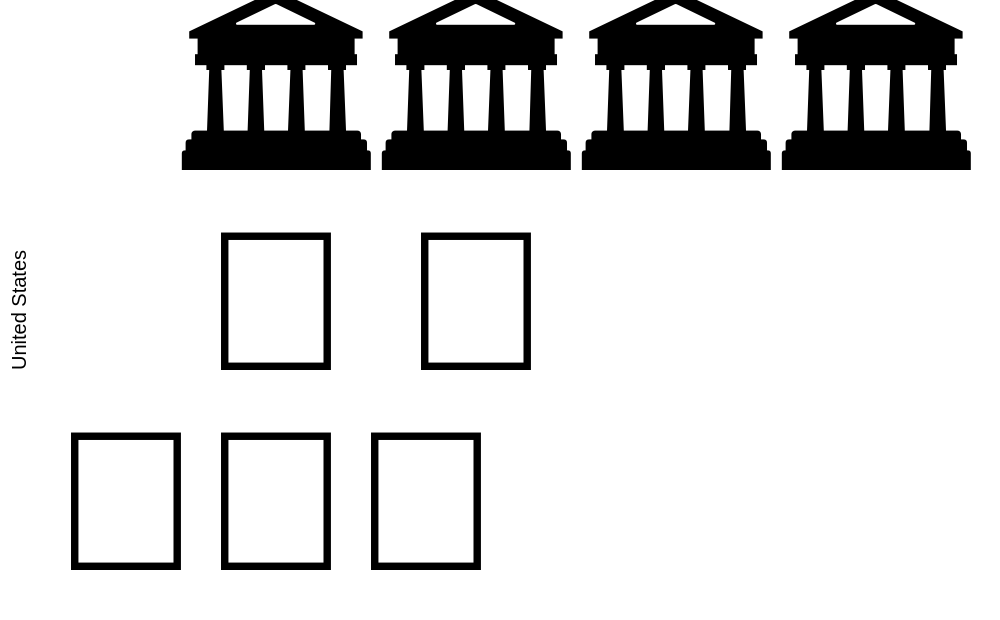

Express this chart as Vega-Lite.
### Vega-Lite specification from a JSON file in a GitHub repository (floating-point values rounded to 4 significant figures)
{"$schema": "https://vega.github.io/schema/vega-lite/v4.json", "config": {"view": {"stroke": ""}}, "width": 400, "height": 300, "data": {"values": [{"country": "United States", "category": "University"}, {"country": "United States", "category": "University"}, {"country": "United States", "category": "University"}, {"country": "United States", "category": "University"}, {"country": "United States", "category": "Faculty"}, {"country": "United States", "category": "Faculty"}, {"country": "United States", "category": "Academic Leaders"}]}, "transform": [{"calculate": "{'University': '🏛', 'Academic Leaders': '👩🏻🏫', 'Faculty': '🏫'}[datum.category]", "as": "emoji"}, {"window": [{"op": "rank", "as": "rank"}], "groupby": ["country", "category"]}], "mark": {"type": "text", "baseline": "middle"}, "encoding": {"x": {"field": "rank", "type": "ordinal", "axis": null}, "y": {"field": "category", "type": "nominal", "axis": null, "sort": null}, "row": {"field": "country", "header": {"title": ""}}, "text": {"field": "emoji", "type": "nominal"}, "size": {"value": 100}, "tooltip": [{"field": "category", "type": "nominal", "title": "Category"}]}}
